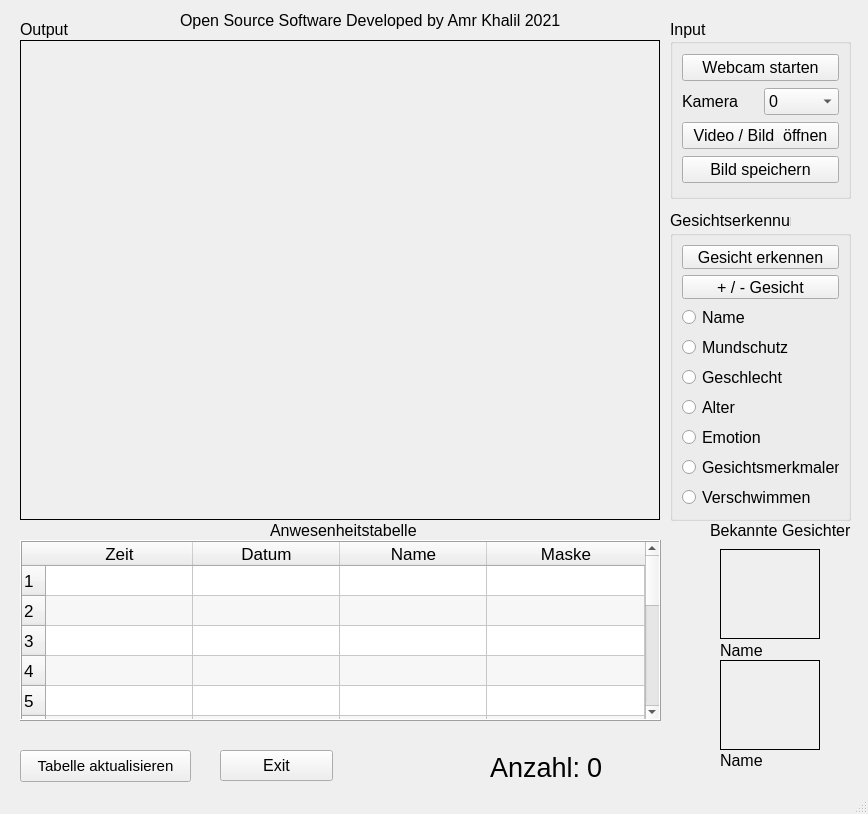
<?xml version="1.0" encoding="UTF-8"?>
<ui version="4.0">
 <class>MainWindow</class>
 <widget class="QMainWindow" name="MainWindow">
  <property name="enabled">
   <bool>true</bool>
  </property>
  <property name="geometry">
   <rect>
    <x>0</x>
    <y>0</y>
    <width>868</width>
    <height>814</height>
   </rect>
  </property>
  <property name="sizePolicy">
   <sizepolicy hsizetype="Fixed" vsizetype="Fixed">
    <horstretch>0</horstretch>
    <verstretch>0</verstretch>
   </sizepolicy>
  </property>
  <property name="minimumSize">
   <size>
    <width>868</width>
    <height>814</height>
   </size>
  </property>
  <property name="maximumSize">
   <size>
    <width>868</width>
    <height>814</height>
   </size>
  </property>
  <property name="font">
   <font>
    <pointsize>12</pointsize>
    <weight>50</weight>
    <bold>false</bold>
    <underline>false</underline>
    <strikeout>false</strikeout>
    <kerning>true</kerning>
   </font>
  </property>
  <property name="mouseTracking">
   <bool>false</bool>
  </property>
  <property name="focusPolicy">
   <enum>Qt::ClickFocus</enum>
  </property>
  <property name="windowTitle">
   <string>MainWindow</string>
  </property>
  <property name="animated">
   <bool>true</bool>
  </property>
  <widget class="QWidget" name="centralwidget">
   <widget class="QLabel" name="imageLabel">
    <property name="geometry">
     <rect>
      <x>20</x>
      <y>40</y>
      <width>640</width>
      <height>480</height>
     </rect>
    </property>
    <property name="sizePolicy">
     <sizepolicy hsizetype="Fixed" vsizetype="Fixed">
      <horstretch>0</horstretch>
      <verstretch>0</verstretch>
     </sizepolicy>
    </property>
    <property name="frameShape">
     <enum>QFrame::Box</enum>
    </property>
    <property name="text">
     <string/>
    </property>
    <property name="pixmap">
     <pixmap>Icon.png</pixmap>
    </property>
    <property name="scaledContents">
     <bool>true</bool>
    </property>
    <property name="wordWrap">
     <bool>false</bool>
    </property>
   </widget>
   <widget class="QLabel" name="label">
    <property name="geometry">
     <rect>
      <x>180</x>
      <y>10</y>
      <width>431</width>
      <height>21</height>
     </rect>
    </property>
    <property name="text">
     <string>Open Source Software Developed by Amr Khalil 2021</string>
    </property>
   </widget>
   <widget class="QTableWidget" name="dbTableWidget">
    <property name="geometry">
     <rect>
      <x>20</x>
      <y>540</y>
      <width>641</width>
      <height>181</height>
     </rect>
    </property>
    <property name="sizePolicy">
     <sizepolicy hsizetype="Expanding" vsizetype="Expanding">
      <horstretch>1</horstretch>
      <verstretch>1</verstretch>
     </sizepolicy>
    </property>
    <property name="baseSize">
     <size>
      <width>0</width>
      <height>0</height>
     </size>
    </property>
    <property name="font">
     <font>
      <pointsize>13</pointsize>
      <weight>50</weight>
      <bold>false</bold>
      <strikeout>false</strikeout>
     </font>
    </property>
    <property name="tabletTracking">
     <bool>false</bool>
    </property>
    <property name="autoFillBackground">
     <bool>false</bool>
    </property>
    <property name="inputMethodHints">
     <set>Qt::ImhNone</set>
    </property>
    <property name="frameShape">
     <enum>QFrame::Box</enum>
    </property>
    <property name="frameShadow">
     <enum>QFrame::Raised</enum>
    </property>
    <property name="lineWidth">
     <number>1</number>
    </property>
    <property name="midLineWidth">
     <number>0</number>
    </property>
    <property name="sizeAdjustPolicy">
     <enum>QAbstractScrollArea::AdjustToContents</enum>
    </property>
    <property name="autoScrollMargin">
     <number>13</number>
    </property>
    <property name="alternatingRowColors">
     <bool>true</bool>
    </property>
    <property name="showGrid">
     <bool>true</bool>
    </property>
    <property name="gridStyle">
     <enum>Qt::SolidLine</enum>
    </property>
    <property name="sortingEnabled">
     <bool>false</bool>
    </property>
    <property name="wordWrap">
     <bool>true</bool>
    </property>
    <property name="rowCount">
     <number>15</number>
    </property>
    <property name="columnCount">
     <number>4</number>
    </property>
    <attribute name="horizontalHeaderVisible">
     <bool>true</bool>
    </attribute>
    <attribute name="horizontalHeaderCascadingSectionResizes">
     <bool>false</bool>
    </attribute>
    <attribute name="horizontalHeaderMinimumSectionSize">
     <number>50</number>
    </attribute>
    <attribute name="horizontalHeaderDefaultSectionSize">
     <number>147</number>
    </attribute>
    <attribute name="horizontalHeaderHighlightSections">
     <bool>true</bool>
    </attribute>
    <attribute name="horizontalHeaderShowSortIndicator" stdset="0">
     <bool>false</bool>
    </attribute>
    <attribute name="horizontalHeaderStretchLastSection">
     <bool>true</bool>
    </attribute>
    <attribute name="verticalHeaderCascadingSectionResizes">
     <bool>false</bool>
    </attribute>
    <attribute name="verticalHeaderMinimumSectionSize">
     <number>27</number>
    </attribute>
    <attribute name="verticalHeaderShowSortIndicator" stdset="0">
     <bool>false</bool>
    </attribute>
    <attribute name="verticalHeaderStretchLastSection">
     <bool>false</bool>
    </attribute>
    <row/>
    <row/>
    <row/>
    <row/>
    <row/>
    <row/>
    <row/>
    <row/>
    <row/>
    <row/>
    <row/>
    <row/>
    <row/>
    <row/>
    <row/>
    <column>
     <property name="text">
      <string>Zeit</string>
     </property>
    </column>
    <column>
     <property name="text">
      <string>Datum</string>
     </property>
    </column>
    <column>
     <property name="text">
      <string>Name</string>
     </property>
    </column>
    <column>
     <property name="text">
      <string>Maske</string>
     </property>
    </column>
   </widget>
   <widget class="QLabel" name="label_2">
    <property name="geometry">
     <rect>
      <x>270</x>
      <y>520</y>
      <width>151</width>
      <height>21</height>
     </rect>
    </property>
    <property name="text">
     <string>Anwesenheitstabelle</string>
    </property>
   </widget>
   <widget class="QPushButton" name="loadButton">
    <property name="geometry">
     <rect>
      <x>20</x>
      <y>750</y>
      <width>171</width>
      <height>32</height>
     </rect>
    </property>
    <property name="font">
     <font>
      <pointsize>11</pointsize>
     </font>
    </property>
    <property name="text">
     <string>Tabelle aktualisieren</string>
    </property>
   </widget>
   <widget class="QPushButton" name="exitButton">
    <property name="geometry">
     <rect>
      <x>220</x>
      <y>750</y>
      <width>113</width>
      <height>31</height>
     </rect>
    </property>
    <property name="font">
     <font>
      <pointsize>12</pointsize>
     </font>
    </property>
    <property name="text">
     <string>Exit</string>
    </property>
   </widget>
   <widget class="QLabel" name="label_4">
    <property name="geometry">
     <rect>
      <x>670</x>
      <y>210</y>
      <width>121</width>
      <height>21</height>
     </rect>
    </property>
    <property name="text">
     <string>Gesichtserkennung</string>
    </property>
   </widget>
   <widget class="QLabel" name="label_3">
    <property name="geometry">
     <rect>
      <x>670</x>
      <y>20</y>
      <width>71</width>
      <height>19</height>
     </rect>
    </property>
    <property name="text">
     <string>Input</string>
    </property>
   </widget>
   <widget class="QLabel" name="userPhoto1">
    <property name="geometry">
     <rect>
      <x>720</x>
      <y>549</y>
      <width>100</width>
      <height>90</height>
     </rect>
    </property>
    <property name="frameShape">
     <enum>QFrame::Box</enum>
    </property>
    <property name="text">
     <string/>
    </property>
   </widget>
   <widget class="QLabel" name="userPhoto2">
    <property name="geometry">
     <rect>
      <x>720</x>
      <y>660</y>
      <width>100</width>
      <height>90</height>
     </rect>
    </property>
    <property name="frameShape">
     <enum>QFrame::Box</enum>
    </property>
    <property name="text">
     <string/>
    </property>
   </widget>
   <widget class="QLabel" name="userName2">
    <property name="geometry">
     <rect>
      <x>720</x>
      <y>750</y>
      <width>101</width>
      <height>21</height>
     </rect>
    </property>
    <property name="text">
     <string>Name</string>
    </property>
   </widget>
   <widget class="QLabel" name="userName1">
    <property name="geometry">
     <rect>
      <x>720</x>
      <y>640</y>
      <width>101</width>
      <height>21</height>
     </rect>
    </property>
    <property name="text">
     <string>Name</string>
    </property>
    <property name="scaledContents">
     <bool>false</bool>
    </property>
   </widget>
   <widget class="QGroupBox" name="groupBox">
    <property name="geometry">
     <rect>
      <x>670</x>
      <y>230</y>
      <width>181</width>
      <height>291</height>
     </rect>
    </property>
    <property name="title">
     <string/>
    </property>
    <layout class="QVBoxLayout" name="verticalLayout_2">
     <item>
      <widget class="QPushButton" name="detectButton">
       <property name="font">
        <font>
         <pointsize>12</pointsize>
        </font>
       </property>
       <property name="text">
        <string>Gesicht erkennen</string>
       </property>
      </widget>
     </item>
     <item>
      <widget class="QPushButton" name="adduserButton">
       <property name="font">
        <font>
         <pointsize>12</pointsize>
        </font>
       </property>
       <property name="text">
        <string>+ / - Gesicht</string>
       </property>
      </widget>
     </item>
     <item>
      <widget class="QRadioButton" name="nameButton">
       <property name="font">
        <font>
         <pointsize>12</pointsize>
        </font>
       </property>
       <property name="text">
        <string>Name</string>
       </property>
      </widget>
     </item>
     <item>
      <widget class="QRadioButton" name="maskButton">
       <property name="font">
        <font>
         <pointsize>12</pointsize>
        </font>
       </property>
       <property name="text">
        <string>Mundschutz</string>
       </property>
      </widget>
     </item>
     <item>
      <widget class="QRadioButton" name="genderButton">
       <property name="font">
        <font>
         <pointsize>12</pointsize>
        </font>
       </property>
       <property name="text">
        <string>Geschlecht</string>
       </property>
      </widget>
     </item>
     <item>
      <widget class="QRadioButton" name="ageButton">
       <property name="font">
        <font>
         <pointsize>12</pointsize>
        </font>
       </property>
       <property name="text">
        <string>Alter</string>
       </property>
      </widget>
     </item>
     <item>
      <widget class="QRadioButton" name="emotionButton">
       <property name="font">
        <font>
         <pointsize>12</pointsize>
        </font>
       </property>
       <property name="text">
        <string>Emotion</string>
       </property>
      </widget>
     </item>
     <item>
      <widget class="QRadioButton" name="faceLandmarksButton">
       <property name="font">
        <font>
         <pointsize>12</pointsize>
        </font>
       </property>
       <property name="text">
        <string>Gesichtsmerkmalen</string>
       </property>
      </widget>
     </item>
     <item>
      <widget class="QRadioButton" name="blurButton">
       <property name="font">
        <font>
         <pointsize>12</pointsize>
        </font>
       </property>
       <property name="text">
        <string>Verschwimmen</string>
       </property>
      </widget>
     </item>
    </layout>
   </widget>
   <widget class="QGroupBox" name="groupBox_2">
    <property name="geometry">
     <rect>
      <x>670</x>
      <y>38</y>
      <width>181</width>
      <height>161</height>
     </rect>
    </property>
    <property name="title">
     <string/>
    </property>
    <layout class="QGridLayout" name="gridLayout">
     <item row="0" column="0">
      <widget class="QPushButton" name="startButton">
       <property name="font">
        <font>
         <pointsize>12</pointsize>
        </font>
       </property>
       <property name="text">
        <string>Webcam starten</string>
       </property>
      </widget>
     </item>
     <item row="1" column="0">
      <layout class="QHBoxLayout" name="horizontalLayout_2">
       <item>
        <widget class="QLabel" name="Kamera">
         <property name="font">
          <font>
           <pointsize>12</pointsize>
          </font>
         </property>
         <property name="text">
          <string>Kamera</string>
         </property>
        </widget>
       </item>
       <item>
        <widget class="QComboBox" name="comboBox">
         <property name="font">
          <font>
           <pointsize>12</pointsize>
          </font>
         </property>
         <item>
          <property name="text">
           <string>0</string>
          </property>
         </item>
         <item>
          <property name="text">
           <string>1</string>
          </property>
         </item>
        </widget>
       </item>
      </layout>
     </item>
     <item row="2" column="0">
      <widget class="QPushButton" name="openVideoButton">
       <property name="font">
        <font>
         <pointsize>12</pointsize>
        </font>
       </property>
       <property name="text">
        <string>Video / Bild  öffnen</string>
       </property>
      </widget>
     </item>
     <item row="3" column="0">
      <widget class="QPushButton" name="saveimageButton">
       <property name="font">
        <font>
         <pointsize>12</pointsize>
        </font>
       </property>
       <property name="text">
        <string>Bild speichern</string>
       </property>
      </widget>
     </item>
    </layout>
   </widget>
   <widget class="QLabel" name="label_5">
    <property name="geometry">
     <rect>
      <x>20</x>
      <y>20</y>
      <width>71</width>
      <height>19</height>
     </rect>
    </property>
    <property name="text">
     <string>Output</string>
    </property>
   </widget>
   <widget class="QLabel" name="label_6">
    <property name="geometry">
     <rect>
      <x>710</x>
      <y>520</y>
      <width>151</width>
      <height>21</height>
     </rect>
    </property>
    <property name="font">
     <font>
      <pointsize>12</pointsize>
     </font>
    </property>
    <property name="text">
     <string>Bekannte Gesichter</string>
    </property>
   </widget>
   <widget class="QWidget" name="layoutWidget">
    <property name="geometry">
     <rect>
      <x>490</x>
      <y>750</y>
      <width>171</width>
      <height>35</height>
     </rect>
    </property>
    <layout class="QHBoxLayout" name="horizontalLayout">
     <item>
      <widget class="QLabel" name="count">
       <property name="font">
        <font>
         <pointsize>20</pointsize>
        </font>
       </property>
       <property name="frameShadow">
        <enum>QFrame::Plain</enum>
       </property>
       <property name="text">
        <string>Anzahl:</string>
       </property>
      </widget>
     </item>
     <item>
      <widget class="QLabel" name="countLabel">
       <property name="font">
        <font>
         <pointsize>20</pointsize>
        </font>
       </property>
       <property name="text">
        <string>0</string>
       </property>
      </widget>
     </item>
    </layout>
   </widget>
  </widget>
  <widget class="QStatusBar" name="statusbar"/>
 </widget>
 <resources/>
 <connections/>
</ui>
